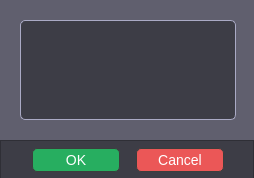
<?xml version="1.0" encoding="UTF-8"?>
<ui version="4.0">
 <class>TextInputDialog</class>
 <widget class="QDialog" name="TextInputDialog">
  <property name="geometry">
   <rect>
    <x>0</x>
    <y>0</y>
    <width>254</width>
    <height>178</height>
   </rect>
  </property>
  <property name="sizePolicy">
   <sizepolicy hsizetype="Fixed" vsizetype="Fixed">
    <horstretch>0</horstretch>
    <verstretch>0</verstretch>
   </sizepolicy>
  </property>
  <property name="minimumSize">
   <size>
    <width>254</width>
    <height>178</height>
   </size>
  </property>
  <property name="maximumSize">
   <size>
    <width>254</width>
    <height>178</height>
   </size>
  </property>
  <property name="windowTitle">
   <string>Notes</string>
  </property>
  <property name="styleSheet">
   <string notr="true">background-color: #605F6E;</string>
  </property>
  <widget class="QFrame" name="frame">
   <property name="geometry">
    <rect>
     <x>0</x>
     <y>140</y>
     <width>254</width>
     <height>39</height>
    </rect>
   </property>
   <property name="styleSheet">
    <string notr="true">background-color: #3D3D46;</string>
   </property>
   <property name="frameShape">
    <enum>QFrame::StyledPanel</enum>
   </property>
   <property name="frameShadow">
    <enum>QFrame::Raised</enum>
   </property>
   <widget class="QPushButton" name="okButton">
    <property name="geometry">
     <rect>
      <x>32</x>
      <y>8</y>
      <width>88</width>
      <height>24</height>
     </rect>
    </property>
    <property name="font">
     <font>
      <pointsize>-1</pointsize>
     </font>
    </property>
    <property name="styleSheet">
     <string notr="true">QPushButton
{
	background-color: #27AE60;
	border: 1px solid #3B3E3D;;
	border-radius: 5px;
	font-size: 14px;
	color: #FFFFFF;
}

QPushButton:hover
{
	background-color:  #46CE7F;
}</string>
    </property>
    <property name="text">
     <string>OK</string>
    </property>
   </widget>
   <widget class="QPushButton" name="cancelButton">
    <property name="geometry">
     <rect>
      <x>136</x>
      <y>8</y>
      <width>88</width>
      <height>24</height>
     </rect>
    </property>
    <property name="sizePolicy">
     <sizepolicy hsizetype="Fixed" vsizetype="Fixed">
      <horstretch>0</horstretch>
      <verstretch>0</verstretch>
     </sizepolicy>
    </property>
    <property name="minimumSize">
     <size>
      <width>0</width>
      <height>24</height>
     </size>
    </property>
    <property name="maximumSize">
     <size>
      <width>16777215</width>
      <height>26</height>
     </size>
    </property>
    <property name="styleSheet">
     <string notr="true">QPushButton
{
	background-color: #EB5757;
	border: 1px solid #3B3E3D;;
	border-radius: 5px;
	font-size: 14px;
	color: #FFFFFF;
}

QPushButton:hover
{
	background-color:  #F87E7E;
}</string>
    </property>
    <property name="text">
     <string>Cancel</string>
    </property>
   </widget>
  </widget>
  <widget class="QTextEdit" name="textEdit">
   <property name="geometry">
    <rect>
     <x>20</x>
     <y>20</y>
     <width>216</width>
     <height>100</height>
    </rect>
   </property>
   <property name="sizePolicy">
    <sizepolicy hsizetype="Fixed" vsizetype="Fixed">
     <horstretch>0</horstretch>
     <verstretch>0</verstretch>
    </sizepolicy>
   </property>
   <property name="minimumSize">
    <size>
     <width>216</width>
     <height>100</height>
    </size>
   </property>
   <property name="maximumSize">
    <size>
     <width>216</width>
     <height>100</height>
    </size>
   </property>
   <property name="styleSheet">
    <string notr="true">QTextEdit 
{
	background-color: #3D3D46;
	border: 1px solid #AAAAC5;
	border-radius: 5px;
	font-size: 14px;
	color: #FFFFFF;
}</string>
   </property>
  </widget>
 </widget>
 <resources/>
 <connections/>
</ui>
